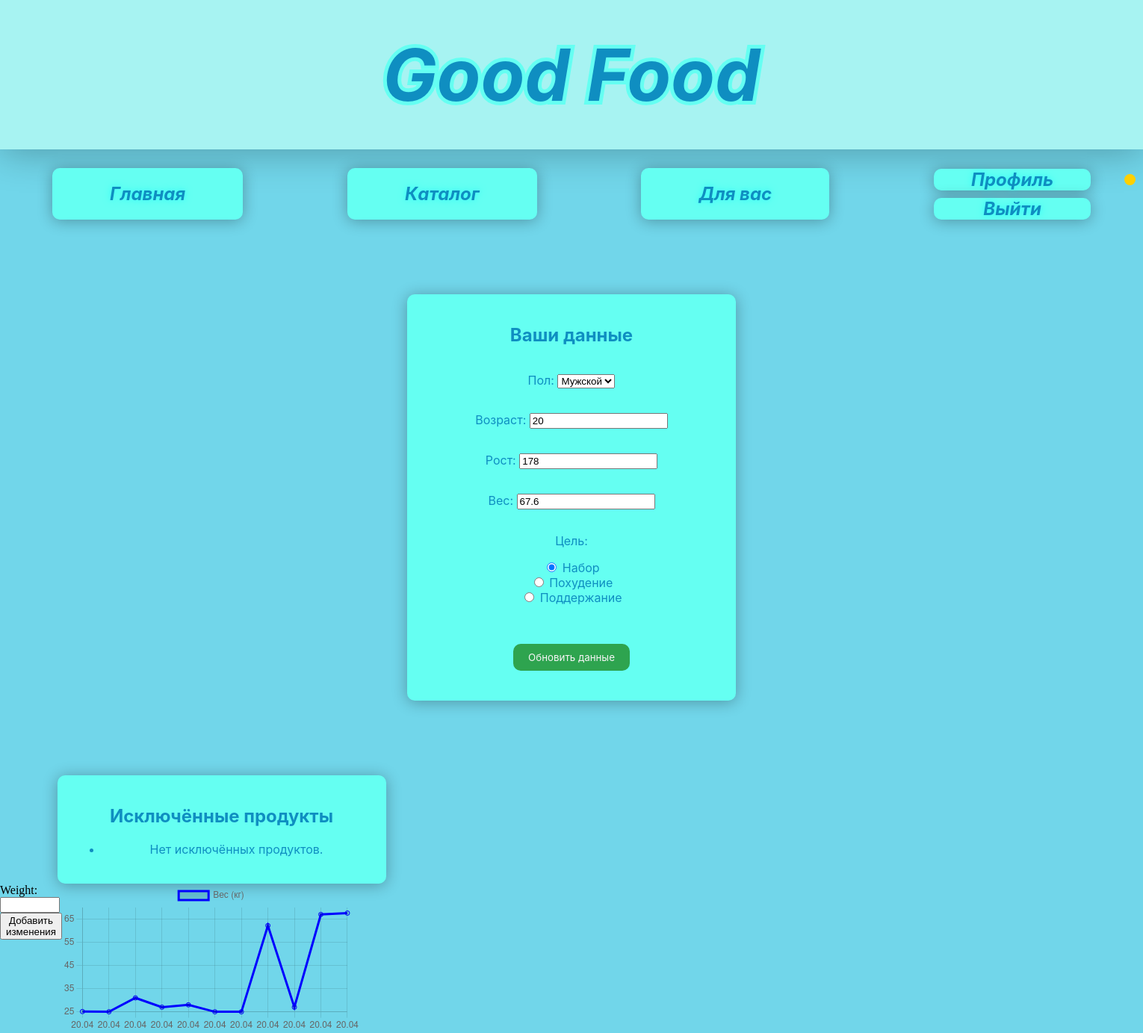
Page /auth/profile/ (signed in) on the committed database.
### moduleauth/models.py (models this page shows, shortened)
class Profile(models.Model):
    user = models.OneToOneField(User, null=True, on_delete=models.CASCADE)
    email = models.EmailField(unique=True, null=True, blank=True, verbose_name="Email")
    sex = models.CharField(max_length=6, choices=[('male', 'Мужской'), ('female', 'Женский')], default='male')
    age = models.PositiveIntegerField(default=18, verbose_name='Age' )
    height = models.PositiveIntegerField(default=160,verbose_name="Height")
    weight = models.FloatField(default=60.0, verbose_name="Weight")
    goal = models.CharField(max_length=20, choices=[('gain', 'Набор'), ('lose', 'Похудение'), ('main', 'Поддержание')], default='maintain')
    calorie_adjustment = models.IntegerField(default=0, verbose_name="Коррекция калорий")
    excluded_products = models.ManyToManyField(Product, blank=True, related_name='excluded_by_profiles')
    excluded_categories = models.ManyToManyField(Category, blank=True, related_name='excluded_by_profiles')

### moduleauth/views.py (the view)
# urls.py: path('profile/', views.profile_view, name='profile'),
@login_required
def profile_view(request):
    profile, created = Profile.objects.get_or_create(user=request.user)
    weight_form = WeightHistoryForm()
    if request.method == 'POST':
        info_form = UserInfoForm(request.POST, instance=profile)
        excl_form = ExcludedProductsForm(request.POST, instance=profile)
        weight_form = WeightHistoryForm(request.POST)
        if info_form.is_valid() and excl_form.is_valid():
            info_form.save()
            excl_form.save()
            return redirect('profile')
        elif 'save_weight' in request.POST and weight_form.is_valid():
            wh = weight_form.save(commit=False)
            wh.profile = profile
            wh.save()
            profile.weight = wh.weight
            profile.save()
            return redirect('profile')
    else:
        info_form = UserInfoForm(instance=profile)
        excl_form = ExcludedProductsForm(instance=profile)
    history = profile.weight_history.order_by('date')
    weights = [entry.weight for entry in history]
    dates = [entry.date.strftime('%d.%m') for entry in history]
    return render(request, 'profile.html', {
        'form': info_form,
        'excl_form': excl_form,
        'weight_form': weight_form,
        'weights': weights,
        'dates': dates,
        })

### moduleauth/forms.py (shortened to what this page needs)
class UserInfoForm(forms.ModelForm):
    sex = forms.ChoiceField(label='Пол', required=True, choices=[('male', 'Мужской'), ('female', 'Женский')])
    age = forms.IntegerField(label='Возраст', required=True)
    height = forms.IntegerField(label='Рост', required=True)
    weight = forms.FloatField(label='Вес', required=True)
    goal = forms.ChoiceField(label='Цель', choices=Profile._meta.get_field('goal').choices, widget=forms.RadioSelect)
    class Meta:
        model = Profile
        fields = ('sex', 'age','height', 'weight', 'goal')
        widgets = {
            'sex': forms.RadioSelect(choices=[('male', 'Мужской'), ('female', 'Женский')]),
            'age': forms.NumberInput(attrs={'min': 0, 'max': 120}),
            'height': forms.NumberInput(attrs={'min': 120, 'max': 300}),
            'weight': forms.NumberInput(attrs={'min': 25.0, 'max': 300.0})
        }

### modulerec/forms.py
class ExcludedProductsForm(forms.ModelForm):
    excluded_products = forms.ModelMultipleChoiceField(
        queryset=Product.objects.all(),
        widget=forms.CheckboxSelectMultiple,
        required=False,
        label="Продукты, которые нельзя употреблять"
    )
    class Meta:
        model = Profile
        fields = ['excluded_products']

### templates/profile.html (shortened to what this page needs)
{% load static %}
<html lang="ru">
    <head>
        <link rel="stylesheet" href="{% static 'styles/base.css' %}">
        <link rel="stylesheet" href="{% static 'styles/profile.css' %}">
    </head>
    <body>
        <div id="heading">
            <span>Good Food</span>
        </div>
        <div id="body">
            <div class="navbar">
                <a href="{% url 'index' %}" class="nav-button">Главная</a>
                <a href="{% url 'catalog' %}" class="nav-button">Каталог</a>
                {% if user.is_authenticated %}
                    <a href="{% url 'foru' %}" class="nav-button restricted">Для вас</a>
                {% else %}
                    <script src="{ static 'utils/restrict.js' }"></script>
                {% endif %}
                <div class="auth-buttons">
                    {% if user.is_authenticated %}
                        <a href="{% url 'profile' %}" class="auth-button">Профиль<div class="nav-button--circle"></div></a>
                        <a href="{% url 'logout' %}" class="auth-button">Выйти</a>
                    {% else %}
                        <a href="{% url 'signin' %}" class="auth-button">Вход</a>
                        <a href="{% url 'signup' %}" class="auth-button">Регистрация</a>
                    {% endif %}
                </div>
            </div>
            <div>
                <form method="post" class="profile-container">
                    <h2>Ваши данные</h2>
                    {{ form.as_p }}
                    <button type="submit" class="save-btn">Обновить данные</button>
                </form>
                <div class="excluded-products">
                    <h2>Исключённые продукты</h2>
                    <ul>{% for product in request.user.profile.excluded_products.all %}
                        <li>{{ product.name }}
                            <form method="post" action="{% url 'include_product' product.id %}" style="display:inline;">
                                {% csrf_token %}
                                <button type="submit">Убрать</button>
                            </form>
                        </li>
                        {% empty %}
                            <li>Нет исключённых продуктов.</li>
                        {% endfor %}
                    </ul>
                </div>
            </div>
            <div class="graph">
                <form method="post">
                    {{ weight_form.weight.label_tag }} {{ weight_form.weight }}
                    <button type="submit" name="save_weight">Добавить изменения</button>
                </form>
                <canvas id="weightChart"></canvas>
                <script>
                    const ctx = document.getElementById('weightChart').getContext('2d');
                    const chart = new Chart(ctx, {
                        type: 'line',
                        data: {
                            labels: {{ dates|safe }},
                            datasets: [{
                                label: 'Вес (кг)',
                                data: {{ weights|safe }},
                                borderColor: 'blue',
                                fill: false
                            }]
                        },
                        options: {
                            responsive: true,
                            scales: {
                                y: { beginAtZero: false }
                            }
                        }
                    });
                </script>
            </div>
        </div>
    </body>
</html>

### static/styles/base.css (style rules this page uses)
body { margin: 0; background: #71D6EA; position: relative; }
#heading { z-index: 2; position: relative; display: flex; align-items: center; justify-content: center; width: 100%; height: 200px; background: #A7F3F2; box-shadow: 0px 2px 50px rgba(0, 0, 0, 0.3); }
#heading span { font-family: 'Inter', sans-serif; font-style: italic; font-weight: bold; font-size: 96; color: #0F8EC1; -webkit-text-stroke: 10px #65FFF2; paint-order: stroke fill; }
#body { width: 100%; height: 100%; }
.navbar { z-index: 2; position: relative; display: flex; justify-content: space-around; align-items: center; padding-top: 25px; }
.nav-button { font-family: 'Inter', sans-serif; font-size: 24px; font-weight: bold; font-style: italic; color: #0F8EC1; background: #65FFF2; border: none; border-radius: 10px; padding: 20px 77px; text-shadow: 0 0 10px rgba(0, 255, 255, 0.6); cursor: pointer; box-shadow: 0px 2px 20px rgba(0, 0, 0, 0.3); transition: background 0.3s ease; text-decoration: none; position: relative; }
.auth-button { font-family: 'Inter', sans-serif; font-size: 24px; font-weight: bold; font-style: italic; color: #0F8EC1; background: #65FFF2; border: none; border-radius: 10px; padding: 0px 50px; text-shadow: 0 0 10px rgba(0, 255, 255, 0.6); cursor: pointer; box-shadow: 0px 2px 20px rgba(0, 0, 0, 0.3); transition: background 0.3s ease; text-decoration: none; }
.auth-buttons { display: flex; flex-direction: column; text-align: center; gap: 10px; }

### static/styles/profile.css (style rules this page uses)
.nav-button--circle { content: ""; width: 15px; height: 15px; background-color: #ffd000; border-radius: 50%; position: absolute; top: 35%; left: 1505px; }
.profile-container { display: flex; flex-direction: column; justify-content: center; align-items: center; text-align: center; width: 400px; margin: 100px auto; background-color: #65FFF2; box-shadow: 0px 2px 20px rgba(0, 0, 0, 0.3); padding: 20px; border-radius: 10px; color: #0F8EC1; font-family: 'Inter', sans-serif; }
.profile-container h2 { color: #0F8EC1; text-align: center; }
.save-btn { font-family: 'Inter', sans-serif; background-color: #2ea44f; color: #f5f5f5; border: none; padding: 10px 20px; border-radius: 10px; cursor: pointer; display: block; margin: 20px auto; }
.excluded-products { text-align: center; width: 400px; margin-left: 5%; background-color: #65FFF2; box-shadow: 0px 2px 20px rgba(0, 0, 0, 0.3); padding: 20px; border-radius: 10px; color: #0F8EC1; font-family: 'Inter', sans-serif; }
.graph { display: flex; width: 400px; height: auto; }

### rows in the picture
Profile: sex "Мужской", age "20", height "178", weight "67.6", goal "☑ Набор ☐ Похудение ☐ Поддержание"

### other values in the picture
{{ weight_form.weight.label_tag }} "Weight:"
chart data {{ dates|safe }} ['20.04', '20.04', '20.04', '20.04', '20.04', '20.04', '20.04', '20.04', '20.04', '20.04', '20.04']
chart data {{ weights|safe }} [25.1, 25.0, 31.0, 27.0, 28.0, 25.0, 25.0, 62.2, 27.0, 67.0, 67.6]
